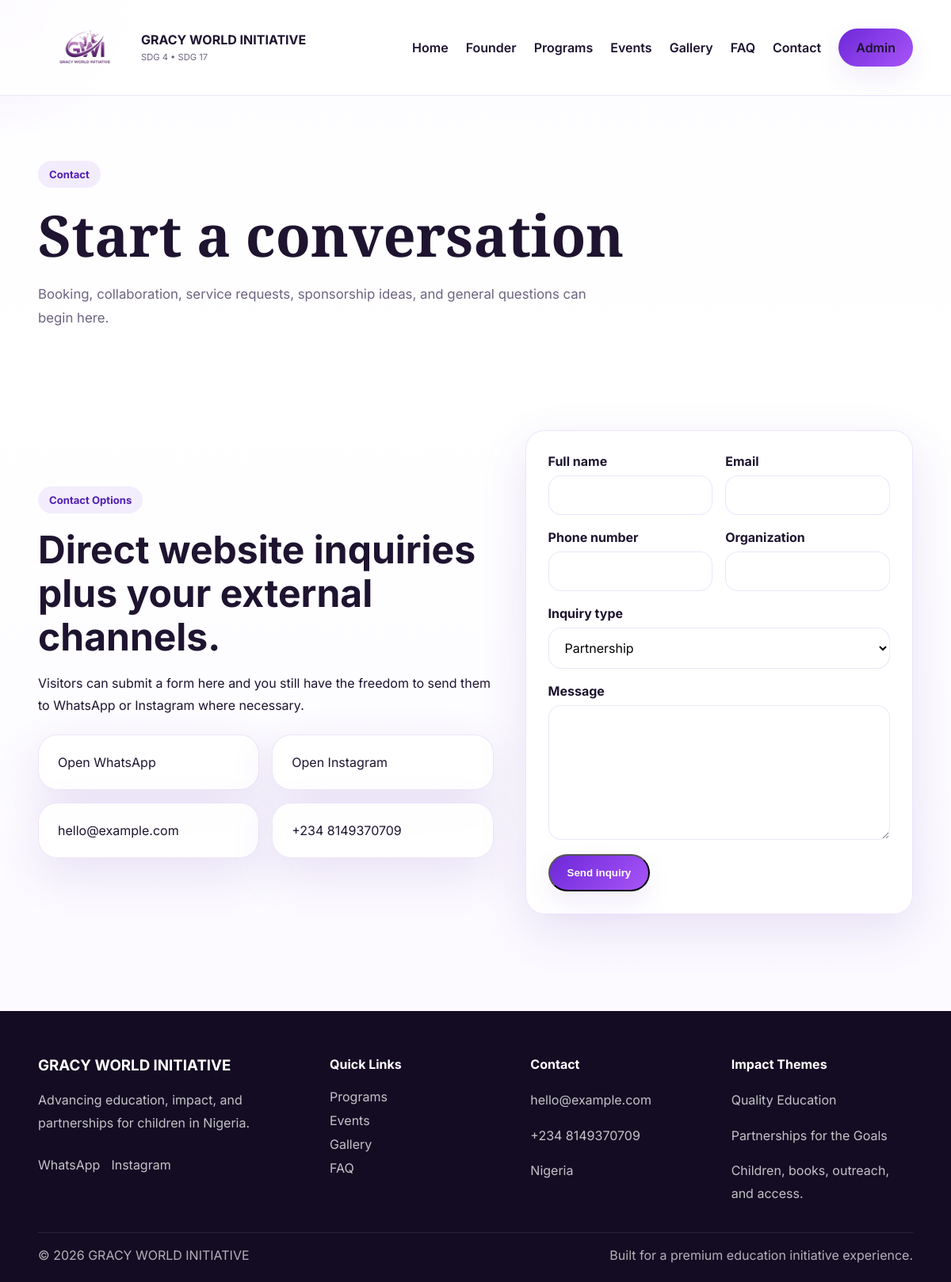
The app's page /contact with its own data.
### tables this page shows
CREATE TABLE site_settings (
            id INTEGER PRIMARY KEY CHECK (id = 1),
            site_name TEXT,
            tagline TEXT,
            whatsapp_url TEXT,
            instagram_url TEXT,
            contact_email TEXT,
            contact_phone TEXT,
            founder_name TEXT,
            founder_role TEXT,
            founder_bio TEXT,
            founder_quote TEXT
        );

### app.py (the view, shortened to what this page needs)
@app.route('/contact', methods=['GET', 'POST'])
def contact_page():
    return render_template('contact.html')

### app.py (called while the page is built)
def get_db_connection():
    conn = sqlite3.connect(DATABASE)
    conn.row_factory = sqlite3.Row
    return conn

@app.before_request
def ensure_db():
    init_db()

def fetch_settings():
    conn = get_db_connection()
    settings = conn.execute('SELECT * FROM site_settings WHERE id = 1').fetchone()
    conn.close()
    return settings

@app.context_processor
def inject_globals():
    return {'site_settings': fetch_settings(), 'current_year': datetime.now().year}

### templates/contact.html (shortened to what this page needs)
{% extends 'base.html' %}  {% block content %}
<section class="page-hero compact-hero">
  <div class="container reveal">
    <span class="eyebrow">Contact</span>
    <h1>Start a conversation</h1>
    <p>
      Booking, collaboration, service requests, sponsorship ideas, and general
      questions can begin here.
    </p>
  </div>
</section>
<section class="section section-split">
  <div class="container split-layout">
    <div class="reveal">
      <span class="section-label">Contact Options</span>
      <h2>Direct website inquiries plus your external channels.</h2>
      <p>
        Visitors can submit a form here and you still have the freedom to send
        them to WhatsApp or Instagram where necessary.
      </p>
      <div class="contact-cards">
        <a
          href="{{ site_settings.whatsapp_url }}"
          target="_blank"
          rel="noopener"
          class="contact-mini-card"
          >Open WhatsApp</a
        >
        <a
          href="{{ site_settings.instagram_url }}"
          target="_blank"
          rel="noopener"
          class="contact-mini-card"
          >Open Instagram</a
        >
        <div class="contact-mini-card">{{ site_settings.contact_email }}</div>
        <div class="contact-mini-card">{{ site_settings.contact_phone }}</div>
      </div>
    </div>
    <form class="contact-form reveal delay-1" method="post">
      <div class="field-row">
        <div class="field-group">
          <label>Full name</label>
          <input type="text" name="full_name" required />
        </div>
        <div class="field-group">
          <label>Email</label>
          <input type="email" name="email" required />
        </div>
      </div>
      <div class="field-row">
        <div class="field-group">
          <label>Phone number</label>
          <input type="text" name="phone" required />
        </div>
        <div class="field-group">
          <label>Organization</label>
          <input type="text" name="organization" />
        </div>
      </div>
      <div class="field-group">
        <label>Inquiry type</label>
        <select name="inquiry_type">
          <option value="Partnership">Partnership</option>
        </select>
      </div>
      <div class="field-group">
        <label>Message</label>
        <textarea name="message" rows="7" required></textarea>
      </div>
      <button class="btn btn-primary" type="submit">Send inquiry</button>
    </form>
  </div>
</section>
{% endblock %}

### templates/base.html (shortened to what this page needs)
<!doctype html>
<html lang="en">
  <head>
    <link
      rel="stylesheet"
      href="{{ url_for('static', filename='css/main.css') }}"
    />
  </head>
  <body>
    <header class="site-header">
      <div class="container header-inner">
        <a href="{{ url_for('home') }}" class="brand-mark">
          <img
            src="../static/images/WhatsApp_Image_2026-03-28_at_8.42.58_PM-removebg-preview.png"
            alt="Logo"
          />
          <div>
            <strong>{{ site_settings.site_name }}</strong>
            <small>SDG 4 • SDG 17</small>
          </div>
        </a>
        <nav class="site-nav" id="siteNav">
          <a href="{{ url_for('home') }}">Home</a>
          <a href="{{ url_for('founder_page') }}">Founder</a>
          <a href="{{ url_for('programs_page') }}">Programs</a>
          <a href="{{ url_for('events_page') }}">Events</a>
          <a href="{{ url_for('gallery_page') }}">Gallery</a>
          <a href="{{ url_for('faq_page') }}">FAQ</a>
          <a href="{{ url_for('contact_page') }}">Contact</a>
          <a href="{{ url_for('admin_login') }}" class="nav-cta">Admin</a>
        </nav>
      </div>
    </header>
    <main>{% block content %}{% endblock %}</main>
    <footer class="site-footer">
      <div class="container footer-grid">
        <div>
          <h3>{{ site_settings.site_name }}</h3>
          <p>{{ site_settings.tagline }}</p>
          <div class="footer-socials">
            <a
              href="{{ site_settings.whatsapp_url }}"
              target="_blank"
              rel="noopener"
              >WhatsApp</a
            >
            <a
              href="{{ site_settings.instagram_url }}"
              target="_blank"
              rel="noopener"
              >Instagram</a
            >
          </div>
        </div>
        <div>
          <h4>Quick Links</h4>
          <a href="{{ url_for('programs_page') }}">Programs</a>
          <a href="{{ url_for('events_page') }}">Events</a>
          <a href="{{ url_for('gallery_page') }}">Gallery</a>
          <a href="{{ url_for('faq_page') }}">FAQ</a>
        </div>
        <div>
          <h4>Contact</h4>
          <p>{{ site_settings.contact_email }}</p>
          <p>{{ site_settings.contact_phone }}</p>
          <p>Nigeria</p>
        </div>
        <div>
          <h4>Impact Themes</h4>
          <p>Quality Education</p>
          <p>Partnerships for the Goals</p>
          <p>Children, books, outreach, and access.</p>
        </div>
      </div>
      <div class="container footer-base">
        <span>© {{ current_year }} {{ site_settings.site_name }}</span>
        <span>Built for a premium education initiative experience.</span>
      </div>
    </footer>
  </body>
</html>

### records on screen
site_settings: site_name "GRACY WORLD INITIATIVE", contact_email "hello@example.com", contact_phone "+234 8149370709", tagline "Advancing education, impact, and partnerships for children in Nigeria."
